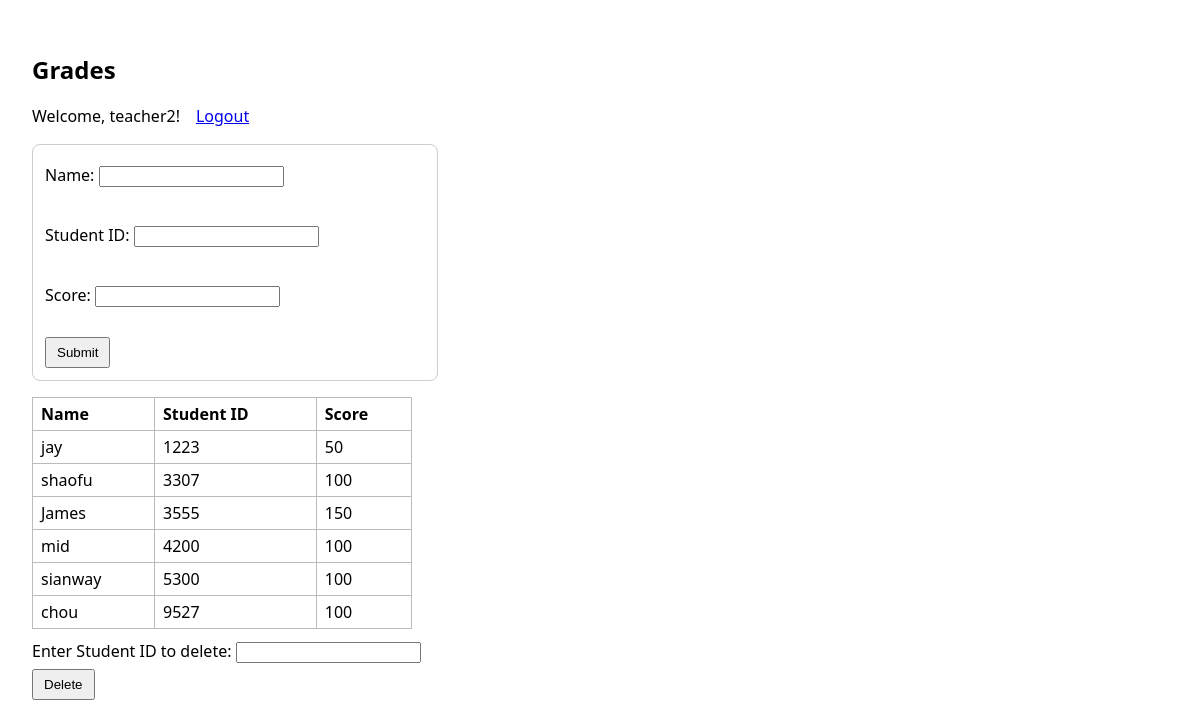
/grades (signed in), run on the app's committed database.
### tables this page shows
CREATE TABLE grades (name NOT NULL, student_id INTEGER UNIQUE NOT NULL, score INTEGER NOT NULL);

### main.py (the view, shortened to what this page needs)
@app.route("/grades", methods=["GET", "POST"])
def grades_page():
    if "username" not in session:
        return redirect(url_for("index"))
    msg = None
    grades = list_grades()
    return render_template("grades.html", username=session.get("username"), grades=grades, msg=msg)

### main.py (called while the page is built)
def get_db():
    conn = sqlite3.connect(DB_PATH)
    conn.row_factory = sqlite3.Row
    return conn

def list_grades():
    with get_db() as conn:
        cur = conn.execute("SELECT name, student_id, score FROM grades ORDER BY student_id ASC")
        return [dict(r) for r in cur.fetchall()]

### templates/grades.html (shortened to what this page needs)
<!doctype html>
<html lang="zh-Hant">
<head>
  <link rel="stylesheet" href="{{ url_for('static', filename='style.css') }}">
</head>
<body>
  <div class="grid">
    <section>
      <h1>Grades</h1>
      <p>Welcome, {{ username }}!　<a href="{{ url_for('logout') }}">Logout</a></p>
      <form method="post" class="box">
        <label>Name: <input name="name" required></label><br>
        <label>Student ID: <input name="student_id" required></label><br>
        <label>Score: <input name="score" required></label><br>
        <button type="submit">Submit</button>
      </form>
      <table class="table">
        <thead><tr><th>Name</th><th>Student ID</th><th>Score</th></tr></thead>
        <tbody>
        {% for r in grades %}
          <tr><td>{{ r.name }}</td><td>{{ r.student_id }}</td><td>{{ r.score }}</td></tr>
        {% endfor %}
        </tbody>
      </table>
      <form action="{{ url_for('delete_form') }}" method="post" class="inline">
        <label>Enter Student ID to delete: <input name="delete_id" required></label>
        <button type="submit">Delete</button>
      </form>
    </section>
  </div>
</body>
</html>

### static/style.css (style rules this page uses)
body { font-family: system-ui, -apple-system, "Segoe UI", Roboto, "Noto Sans TC", Arial, sans-serif; line-height: 1.5; padding: 24px; }
h1 { margin-bottom: 8px; }
.box { border: 1px solid #ccc; border-radius: 8px; padding: 12px; max-width: 380px; margin-bottom: 16px; }
label { display: block; margin: 6px 0; }
button { padding: 6px 10px; }
.table { border-collapse: collapse; min-width: 380px; }
.table th, .table td { border: 1px solid #bbb; padding: 4px 8px; text-align: left; }
.inline { margin-top: 10px; }
.grid { display: grid; grid-template-columns: 1fr; gap: 16px; }

### data on the page
grades: name "jay", student_id "1223", score "50"
grades: name "shaofu", student_id "3307", score "100"
grades: name "James", student_id "3555", score "150"
grades: name "mid", student_id "4200", score "100"
grades: name "sianway", student_id "5300", score "100"
grades: name "chou", student_id "9527", score "100"

### other printed values
{{ username }} "teacher2"
